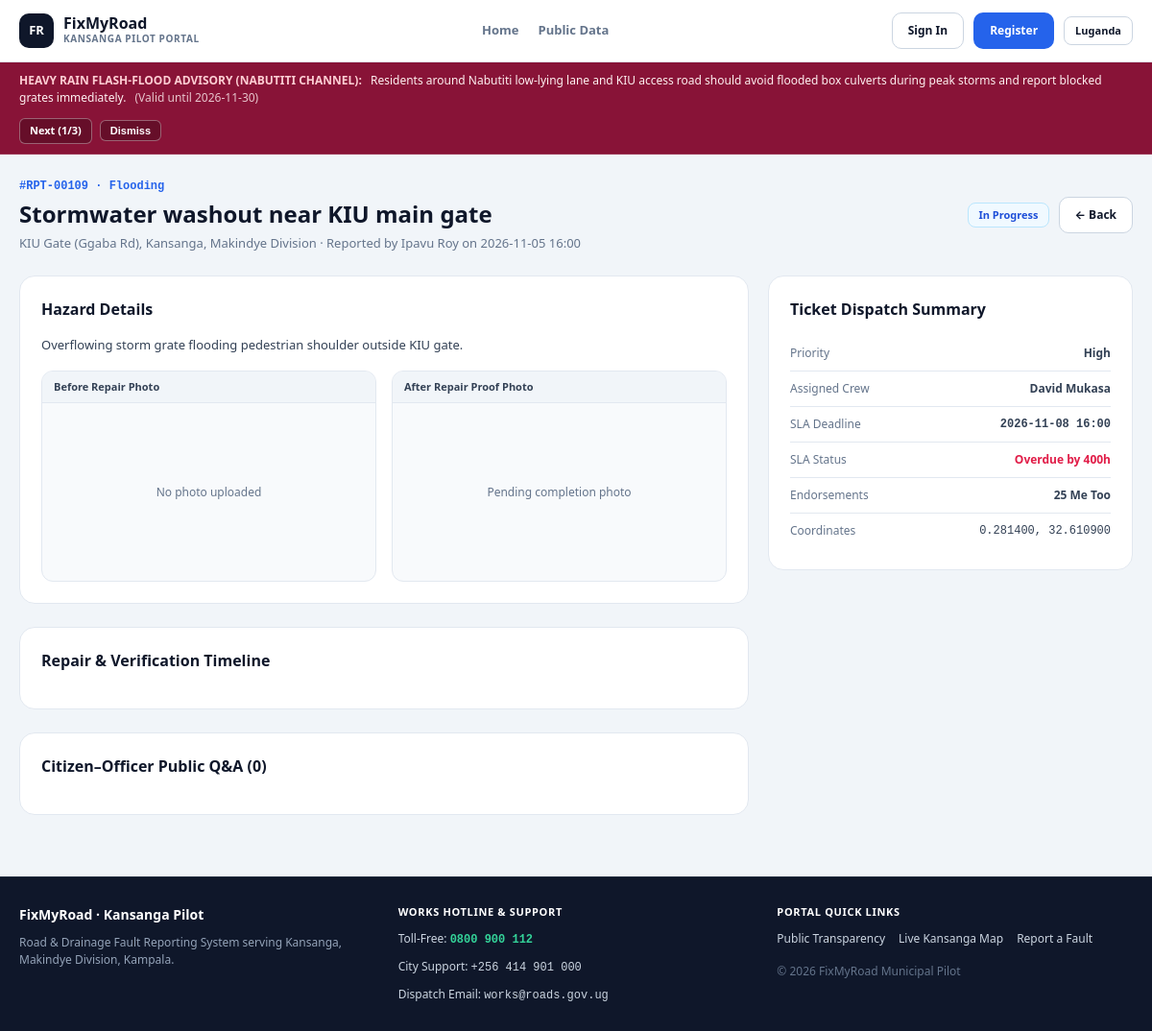
/track_report.php, run on the app's committed database.
### tables this page shows
CREATE TABLE `official_notices` (
  `id` VARCHAR(32) NOT NULL PRIMARY KEY,
  `title` VARCHAR(140) NOT NULL,
  `message` TEXT NOT NULL,
  `category` ENUM('Emergency', 'Maintenance', 'General Announcement') NOT NULL DEFAULT 'General Announcement',
  `status` ENUM('active', 'archived') NOT NULL DEFAULT 'active',
  `expires_at` DATE DEFAULT NULL,
  `posted_by` VARCHAR(120) NOT NULL,
  `posted_by_id` VARCHAR(40) DEFAULT NULL,
  `archived_at` DATETIME DEFAULT NULL,
  `created_at` DATETIME NOT NULL DEFAULT CURRENT_TIMESTAMP,
  `updated_at` DATETIME NOT NULL DEFAULT CURRENT_TIMESTAMP ON UPDATE CURRENT_TIMESTAMP
);

CREATE TABLE `reports` (
  `id` VARCHAR(32) NOT NULL PRIMARY KEY,
  `title` VARCHAR(180) NOT NULL,
  `category` ENUM('Pothole', 'Blocked Drainage', 'Flooding', 'Damaged Road', 'Broken Streetlight', 'Other') NOT NULL DEFAULT 'Pothole',
  `description` TEXT NOT NULL,
  `location` VARCHAR(220) NOT NULL,
  `area` VARCHAR(120) NOT NULL DEFAULT 'Kansanga (Makindye)',
  `lat` DECIMAL(10, 6) NOT NULL DEFAULT 0.283500,
  `lng` DECIMAL(10, 6) NOT NULL DEFAULT 32.609500,
  `priority` ENUM('Urgent', 'High', 'Medium', 'Low') NOT NULL DEFAULT 'Medium',
  `status` ENUM('Pending', 'In Progress', 'Resolved', 'Rejected') NOT NULL DEFAULT 'Pending',
  `reported_by` VARCHAR(120) NOT NULL,
  `reported_by_email` VARCHAR(160) NOT NULL,
  `report_date` VARCHAR(32) NOT NULL,
  `sla_deadline` VARCHAR(32) NOT NULL,
  `escalated` TINYINT(1) NOT NULL DEFAULT 0,
  `escalation_reason` VARCHAR(255) DEFAULT NULL,
  `assigned_officer` VARCHAR(120) DEFAULT NULL,
  `upvotes` INT NOT NULL DEFAULT 1,
  `before_photo` VARCHAR(500) DEFAULT NULL,
  `after_photo` VARCHAR(500) DEFAULT NULL,
  `resolved_at` DATETIME DEFAULT NULL,
  `confirmation_state` ENUM('none', 'awaiting_confirmation', 'confirmed', 'reopened') NOT NULL DEFAULT 'none',
  `confirmation_expires_at` DATETIME DEFAULT NULL,
  `confirmed_by` VARCHAR(120) DEFAULT NULL,
  `reopen_reason` VARCHAR(500) DEFAULT NULL,
  `feedback_rating` TINYINT DEFAULT NULL,
  `feedback_comment` TEXT DEFAULT NULL,
  `feedback_author` VARCHAR(120) DEFAULT NULL,
  `created_at` DATETIME NOT NULL DEFAULT CURRENT_TIMESTAMP
);

### includes/i18n.php (called while the page is built)
<?php
function t(string $key): string {
    $lang = $_SESSION['lang'] ?? 'en';
    $lg = [
        'home' => 'Awaka',
        'report' => 'Loopa obuzibu',
        'public' => 'Ebikwata ku bantu',
        'signin' => 'Yingira',
        'register' => 'Wewandiise',
        'signout' => 'Fuluma',
    ];
    $en = [
        'home' => 'Home',
        'report' => 'Report Fault',
        'public' => 'Public Data',
        'signin' => 'Sign In',
        'register' => 'Register',
        'signout' => 'Sign Out',
    ];
    $dict = $lang === 'lg' ? $lg : $en;
    return $dict[$key] ?? $key;
}

### includes/helpers.php (called while the page is built, shortened)
<?php
function e(?string $val): string {
    return htmlspecialchars((string)$val, ENT_QUOTES | ENT_SUBSTITUTE, 'UTF-8');
}
function get_sla_status(array $report): array {
    $deadlineTs = strtotime($report['sla_deadline'] ?? '') ?: (time() + 86400);
    $diffHours = ($deadlineTs - time()) / 3600;
    if ($diffHours < 0) {
        return ['overdue' => true, 'label' => 'Overdue by ' . abs((int)round($diffHours)) . 'h'];
    }
    return ['overdue' => false, 'label' => (int)ceil($diffHours / 24) . 'd left'];
}
function get_live_official_notices(): array {
    $sql = "SELECT * FROM official_notices
            WHERE status = 'active'
              AND (expires_at IS NULL OR expires_at >= CURDATE())
            ORDER BY FIELD(category, 'Emergency', 'Maintenance', 'General Announcement'), created_at DESC";
    return db()->query($sql)->fetchAll();
}

### includes/auth.php (called while the page is built, shortened)
<?php
require_once __DIR__ . '/../config/db.php';
require_once __DIR__ . '/helpers.php';
function current_user(): ?array {
    if (empty($_SESSION['user_id'])) {
        return null;
    }
    $stmt = db()->prepare('SELECT * FROM users WHERE id = ? LIMIT 1');
    $stmt->execute([$_SESSION['user_id']]);
    $user = $stmt->fetch();
    return $user;
}

### config/db.php (called while the page is built, shortened)
<?php
function db(): PDO {
    static $pdo = null;
    if ($pdo instanceof PDO) {
        return $pdo;
    }
    $dsn = 'mysql:host=' . DB_HOST . ';dbname=' . DB_NAME . ';charset=' . DB_CHARSET;
    try {
        $pdo = new PDO($dsn, DB_USER, DB_PASS, [
            PDO::ATTR_ERRMODE => PDO::ERRMODE_EXCEPTION,
            PDO::ATTR_DEFAULT_FETCH_MODE => PDO::FETCH_ASSOC,
            PDO::ATTR_EMULATE_PREPARES => false,
        ]);
        $pdo->exec("UPDATE users SET password_hash = '!' WHERE password_hash = 'SEED_PLAIN:password123'");
        return $pdo;
    } catch (PDOException $e) {
        http_response_code(500);
        echo '<!DOCTYPE html><html lang="en"><head><meta charset="UTF-8"><title>Database Setup Required</title>'
            . '<link rel="stylesheet" href="css/style.css"></head><body>'
            . '<div class="container-narrow"><div class="card stack-md" style="border-color:var(--danger-border);">'
            . '<h1 class="section-title text-danger">MySQL Database Connection Error</h1>'
            . '<p class="text-sm">Could not connect to database <strong>' . htmlspecialchars(DB_NAME) . '</strong>.</p>'
            . '<ol class="text-xs stack-sm" style="padding-left:20px; margin:0;">'
            . '<li>Open <strong>XAMPP Control Panel</strong> and make sure both <strong>Apache</strong> and <strong>MySQL</strong> are running.</li>'
            . '<li>Open <a class="text-primary font-bold" href="http://localhost/phpmyadmin" target="_blank">phpMyAdmin</a> and click <strong>Import</strong>.</li>'
            . '<li>Select <code>database/fixmyroad.sql</code> from this project folder and click <strong>Go / Import</strong>.</li>'
            . '</ol>'
            . '<p class="text-xs text-mono text-muted">Details: ' . htmlspecialchars($e->getMessage()) . '</p>'
            . '</div></div></body></html>';
        exit;
    }
}

### track_report.php (the view, shortened to what this page needs)
<?php
require_once __DIR__ . '/includes/auth.php';
$user = current_user();
$pdo = db();
$reportId = trim((string)($_GET['id'] ?? ''));
if ($reportId === '') {
    $first = $pdo->query('SELECT id FROM reports ORDER BY created_at DESC LIMIT 1')->fetchColumn();
    $reportId = $first ?: '#RPT-00123';
}
$stmt = $pdo->prepare('SELECT *, (confirmation_expires_at > NOW()) AS confirmation_window_open FROM reports WHERE id = ? LIMIT 1');
$stmt->execute([$reportId]);
$report = $stmt->fetch();
$isModerator = $user && user_can($user, 'moderate_comments');
$commentsStmt = $pdo->prepare('SELECT * FROM report_comments WHERE report_id = ? AND (hidden = 0 OR ? = 1) ORDER BY id ASC');
$commentsStmt->execute([$reportId, $isModerator ? 1 : 0]);
$comments = $commentsStmt->fetchAll();
$sla = get_sla_status($report);
$statusBadge = $report['status'] === 'Resolved' ? 'badge-resolved' : ($report['status'] === 'In Progress' ? 'badge-progress' : 'badge-pending');
require_once __DIR__ . '/includes/header.php';
?>
<div class="container stack-lg">
  <div class="page-header">
    <div>
      <div class="text-mono text-xs font-bold text-primary"><?= e($report['id']) ?> · <?= e($report['category']) ?></div>
      <h1 class="page-title"><?= e($report['title']) ?></h1>
      <div class="page-subtitle tabular-nums">
        <?= e($report['location']) ?> · Reported by <?= e($report['reported_by']) ?> on <?= e($report['report_date']) ?>
      </div>
    </div>
    <div class="flex-wrap-gap">
      <span class="badge <?= $statusBadge ?>"><?= e($report['status']) ?></span>
      <a href="<?= $user ? 'dashboard.php' : 'index.php' ?>" class="btn btn-outline">← Back</a>
    </div>
  </div>
  <div class="split-8-4" style="align-items: start;">
    <div class="stack-lg">
      <div class="card stack-md">
        <h2 class="section-title">Hazard Details</h2>
        <p class="text-sm"><?= e($report['description']) ?></p>
        <div class="grid-2">
          <div class="photo-box">
            <div class="photo-box-header">Before Repair Photo</div>
            <?php if (!empty($report['before_photo'])): ?>
              <img src="<?= e($report['before_photo']) ?>" alt="Before repair">
            <?php else: ?>
              <div class="photo-empty">No photo uploaded</div>
            <?php endif; ?>
          </div>
          <div class="photo-box">
            <div class="photo-box-header">After Repair Proof Photo</div>
            <?php if (!empty($report['after_photo'])): ?>
              <img src="<?= e($report['after_photo']) ?>" alt="After repair">
            <?php else: ?>
              <div class="photo-empty">Pending completion photo</div>
            <?php endif; ?>
          </div>
        </div>
      </div>
      <div class="card stack-md">
        <h2 class="section-title">Repair &amp; Verification Timeline</h2>
      </div>
      <div class="card stack-md">
        <h2 class="section-title">Citizen–Officer Public Q&amp;A (<?= count($comments) ?>)</h2>
      </div>
    </div>
    <div class="stack-lg">
      <div class="card stack-md">
        <h2 class="section-title">Ticket Dispatch Summary</h2>
        <div class="list-divider text-xs">
          <div class="row-between" style="padding:9px 0;"><span class="text-muted">Priority</span><strong><?= e($report['priority']) ?></strong></div>
          <div class="row-between" style="padding:9px 0;"><span class="text-muted">Assigned Crew</span><strong><?= e($report['assigned_officer'] ?: 'Unassigned') ?></strong></div>
          <div class="row-between" style="padding:9px 0;"><span class="text-muted">SLA Deadline</span><strong class="text-mono"><?= e($report['sla_deadline']) ?></strong></div>
          <div class="row-between" style="padding:9px 0;"><span class="text-muted">SLA Status</span><strong class="<?= $sla['overdue'] ? 'text-danger' : 'text-success' ?>"><?= e($sla['label']) ?></strong></div>
          <div class="row-between" style="padding:9px 0;"><span class="text-muted">Endorsements</span><strong class="tabular-nums"><?= (int)$report['upvotes'] ?> Me Too</strong></div>
          <div class="row-between" style="padding:9px 0;"><span class="text-muted">Coordinates</span><span class="text-mono"><?= e($report['lat']) ?>, <?= e($report['lng']) ?></span></div>
        </div>
      </div>
    </div>
  </div>
</div>
<?php require_once __DIR__ . '/includes/footer.php'; ?>

### includes/header.php (shortened to what this page needs)
<?php
$activePage = $activePage ?? '';
$authUser = current_user();
require_once __DIR__ . '/i18n.php';
$liveNotices = get_live_official_notices();
$bannerNotices = array_values(array_filter(
    $liveNotices,
    fn($n) => !in_array($n['id'], $_SESSION['dismissed_notices'], true)
));
$bannerIdx = isset($_GET['notice_idx']) ? max(0, (int)$_GET['notice_idx']) : 0;
$activeBanner = !empty($bannerNotices) ? $bannerNotices[$bannerIdx % count($bannerNotices)] : null;
?>
<!DOCTYPE html>
<html lang="en">
<head>
   <link rel="stylesheet" href="css/style.css">
  <link rel="stylesheet" href="https://unpkg.com/leaflet@1.9.4/dist/leaflet.css">
</head>
<body>
<header class="site-header">
  <div class="header-inner">
    <a href="index.php" class="brand-logo">
      <div class="brand-badge">FR</div>
      <div>
        <div class="brand-title">FixMyRoad</div>
        <div class="brand-sub">Kansanga Pilot Portal</div>
      </div>
    </a>
    <nav class="main-nav">
      <a href="index.php" class="nav-link <?= $activePage === 'home' ? 'active' : '' ?>"><?= e(t('home')) ?></a>
      <a href="public_data.php" class="nav-link <?= $activePage === 'public' ? 'active' : '' ?>"><?= e(t('public')) ?></a>
    </nav>
    <div class="header-actions">
      <?php if ($authUser): ?>
        <a href="profile.php" class="user-chip">
          <span><?= e($authUser['name']) ?></span>
          <span class="text-muted">· <?= e($authUser['role']) ?></span>
        </a>
        <a href="logout.php" class="btn btn-dark"><?= e(t('signout')) ?></a>
      <?php else: ?>
        <a href="login.php" class="btn btn-outline"><?= e(t('signin')) ?></a>
        <a href="register.php" class="btn btn-primary"><?= e(t('register')) ?></a>
      <?php endif; ?>
      <?php $lang = $_SESSION['lang'] ?? 'en'; ?>
      <a href="?<?= e(http_build_query(array_merge($_GET, ['lang' => $lang === 'lg' ? 'en' : 'lg']))) ?>" class="btn btn-outline btn-sm"><?= $lang === 'lg' ? 'English' : 'Luganda' ?></a>
    </div>
  </div>
</header>
<?php if ($activeBanner):
  $bannerClass = match ($activeBanner['category']) {
      'Emergency' => 'notice-banner--emergency',
      'Maintenance' => 'notice-banner--maintenance',
      default => 'notice-banner--general',
  };
?>
<div role="region" aria-label="Official Notice" class="notice-banner <?= $bannerClass ?>">
  <div class="notice-banner-inner">
    <p>
      <span class="notice-title"><?= e($activeBanner['title']) ?>:</span>
      <span><?= e($activeBanner['message']) ?></span>
      <?php if (!empty($activeBanner['expires_at'])): ?>
        <span class="tabular-nums" style="opacity:0.8; margin-left:6px;">(Valid until <?= e($activeBanner['expires_at']) ?>)</span>
      <?php endif; ?>
    </p>
    <div class="notice-actions">
      <?php if (count($bannerNotices) > 1):
        $nextIdx = ($bannerIdx + 1) % count($bannerNotices);
        $nextQuery = $_GET;
        $nextQuery['notice_idx'] = $nextIdx;
      ?>
        <a href="?<?= e(http_build_query($nextQuery)) ?>" class="notice-btn tabular-nums">
          Next (<?= ($bannerIdx % count($bannerNotices)) + 1 ?>/<?= count($bannerNotices) ?>)
        </a>
      <?php endif; ?>
      <form method="POST" style="display:inline;">
        <button type="submit" class="notice-btn">Dismiss</button>
      </form>
    </div>
  </div>
</div>
<?php endif; ?>
<main class="main-content">

### data on the page
official_notices: title "HEAVY RAIN FLASH-FLOOD ADVISORY (NABUTITI CHANNEL)", message "Residents around Nabutiti low-lying lane and KIU access road should avoid flooded box culverts during peak storms and report blocked grates immediately.", expires_at "2026-11-30"
reports: id "#RPT-00109", category "Flooding", title "Stormwater washout near KIU main gate", location "KIU Gate (Ggaba Rd), Kansanga, Makindye Division", reported_by "Ipavu Roy", report_date "2026-11-05 16:00", status "In Progress", description "Overflowing storm grate flooding pedestrian shoulder outside KIU gate.", priority "High", assigned_officer "David Mukasa", sla_deadline "2026-11-08 16:00", sla_deadline "Overdue by 400h", upvotes "25", lat "0.281400", lng "32.610900"

### other printed values
t('home') "Home"
t('public') "Public Data"
t('signin') "Sign In"
t('register') "Register"
count($bannerNotices) "3"
count($comments) "0"
$portalSettings['support_toll_free'] "0800 900 112"
$portalSettings['support_city_line'] "+256 414 901 000"
$portalSettings['support_dispatch_email'] "works@roads.gov.ug"
